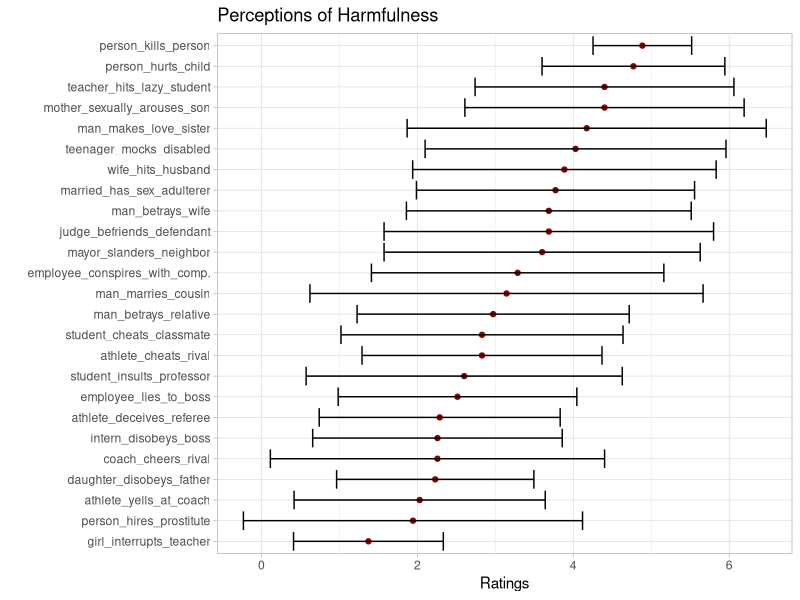
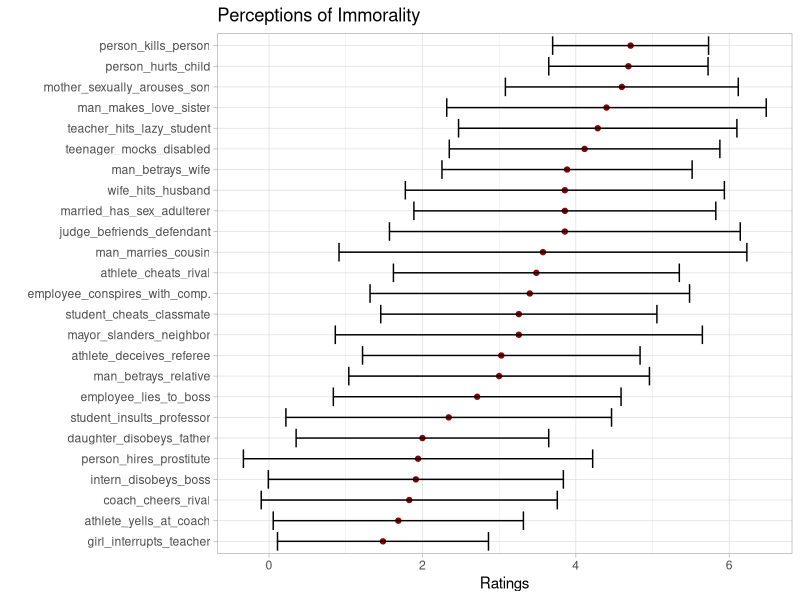
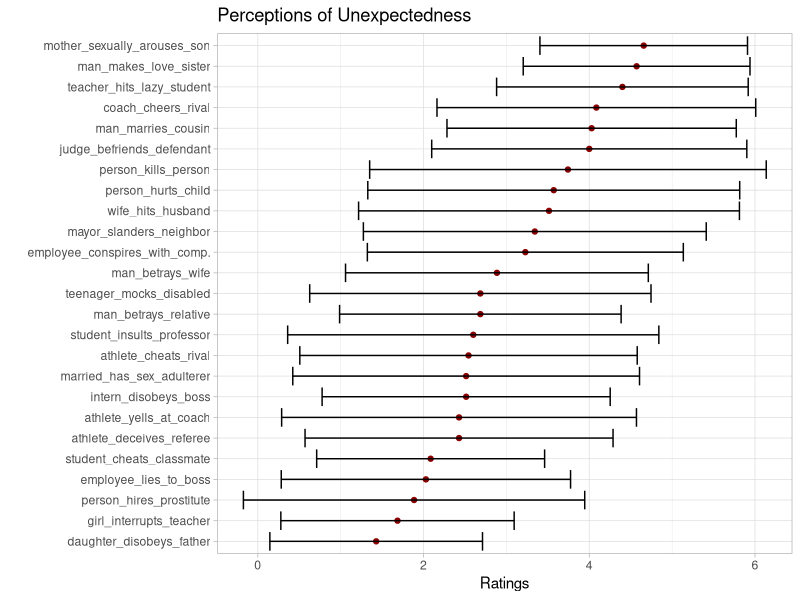

These charts were generated, in order, by the following R code:
## ---- chunk 1
knitr::opts_chunk$set(echo = TRUE)
## ---- chunk 2
# Packages 

library(tidyverse)
library(knitr)
library(kableExtra)
theme_set(theme_light())
## ---- chunk 3

# Load the data in 

data <- read_csv("liberals_first.csv")

# Get rid of the first two rows which are uninformative 

data <- data[-(1:2), ]

# Load in data from the first batch 

p_data <- read_csv("pretest.csv")

p_data <- p_data[-(1:3), ]

# Now bind them together 

new_data <- rbind(data, p_data)

## ---- chunk 4

# Get attention checks for the data 

new_data <- new_data %>% 
  mutate(passed_1 = ifelse(ach_1_1 == "extremely harmful", 1, 0), 
         passed_2 = ifelse(ach_2_1 == "not at all immoral", 1, 0), 
         passed_3 = ifelse(ach_3_1 == "moderately unexpected", 1, 0), 
         passed_4 = ifelse(ach_4_1 == "not at all harmful", 1, 0), 
         passed_5 = ifelse(ach_5_1 == "extremely immoral", 1, 0), 
         passed_6 = ifelse(ach_6_1 == "extremely unexpected", 1, 0), 
         sum_pass = passed_1 + passed_2 + passed_3 + passed_4 + passed_5 + passed_6)

# Now drop cases which did not pass the attention checks 

new_data <- new_data %>% 
  filter(sum_pass == 6)

## ---- chunk 5

new_data <- new_data %>% 
  mutate(liberal = ifelse(ideology_1 == 1 | ideology_1 == 2 | ideology_1 == 3, 1, 0)) 

# Drop participants who are not liberal 

new_data <- new_data %>% 
  filter(liberal == 1)

## ---- chunk 6

# Mutate all main questions 

data_recoded <- new_data %>% 
  mutate_at(vars(contains("_h_1")), funs(recode(., 
                                   "not at all harmful" = 1, 
                                   "slightly harmful" = 2, 
                                   "moderately harmful" = 3, 
                                   "very harmful" = 4, 
                                   "extremely harmful" = 5))) %>% 
  mutate_at(vars(contains("_i_1")), funs(recode(., 
                                   "not at all immoral" = 1, 
                                   "slightly immoral" = 2, 
                                   "moderately immoral" = 3, 
                                   "very immoral" = 4, 
                                   "extremely immoral" = 5))) %>% 
  mutate_at(vars(contains("_u_1")), funs(recode(., 
                                   "not at all unexpected" = 1, 
                                   "slightly unexpected" = 2, 
                                   "moderately unexpected" = 3, 
                                   "very unexpected" = 4, 
                                   "extremely unexpected" = 5)))
  
  
## ---- chunk 7

# Get of of the first set of uninformative columns 

data_recoded <- data_recoded %>% 
  select(-contains("ach")) %>% 
  select(pkp_h_1:msas_u_1)

# Now let's create a more amenable dataset 

d <- data_recoded %>% 
  mutate(id = 1:n()) %>% 
  select(id, everything()) 

# Rename all variables 

d <- d %>%  
  rename_all(
    funs(str_remove(., "_1"))
    ) %>% 
  mutate_if(is.character, as.numeric)

## ---- chunk 8

# create a summary table for the values of each question 

gd <- d %>% 
  select(-id) %>% 
  gather(key = "scenario", 
         value = "score") %>% 
  group_by(scenario) %>% 
  summarise_all(funs(avg = mean(.), maximum = max(.), minimum = min(.), st_dv = sd(.))) %>% 
  mutate(ci_lower = avg - 1.96*st_dv, 
         ci_upper = avg + 1.96*st_dv) 

gd <- gd %>% 
  mutate(scenario = str_replace(scenario, "acr", "athlete_cheats_rival"), 
         scenario = str_replace(scenario, "adr", "athlete_deceives_referee"), 
         scenario = str_replace(scenario, "ayc", "athlete_yells_at_coach"), 
         scenario = str_replace(scenario, "ccr", "coach_cheers_rival"), 
         scenario = str_replace(scenario, "ddf", "daughter_disobeys_father"),
         scenario = str_replace(scenario, "ecc", "employee_conspires_with_comp."),
         scenario = str_replace(scenario, "elb", "employee_lies_to_boss"), 
         scenario = str_replace(scenario, "git", "girl_interrupts_teacher"),
         scenario = str_replace(scenario, "idb", "intern_disobeys_boss"), 
         scenario = str_replace(scenario, "jbd", "judge_befriends_defendant"), 
         scenario = str_replace(scenario, "mbr", "man_betrays_relative"), 
         scenario = str_replace(scenario, "mbw", "man_betrays_wife"), 
         scenario = str_replace(scenario, "mmc", "man_marries_cousin"),
         scenario = str_replace(scenario, "mmls", "man_makes_love_sister"), 
         scenario = str_replace(scenario, "mpsa", "married_has_sex_adulterer"), 
         scenario = str_replace(scenario, "msas", "mother_sexually_arouses_son"), 
         scenario = str_replace(scenario, "msn", "mayor_slanders_neighbor"), 
         scenario = str_replace(scenario, "pch", "person_hurts_child"), 
         scenario = str_replace(scenario, "php", "person_hires_prostitute"), 
         scenario = str_replace(scenario, "pkp", "person_kills_person"),
         scenario = str_replace(scenario, "scc", "student_cheats_classmate"), 
         scenario = str_replace(scenario, "sip", "student_insults_professor"), 
         scenario = str_replace(scenario, "thls", "teacher_hits_lazy_student"), 
         scenario = str_replace(scenario, "whh", "wife_hits_husband"), 
         scenario = str_replace(scenario, "tmdp", "teenager_mocks_disabled"))
  
## ---- chunk 9

# Keep only harm questions 

gdh <- gd[str_which(gd$scenario, "_h$"),]

# Plot harm questions 

gdh %>% 
  mutate(scenario = str_remove(scenario, "_h$")) %>% 
  ggplot(aes(x = reorder(scenario, avg), y = avg)) + 
  geom_point(col = "darkred", fill = "darkred") + 
  geom_errorbar(aes(ymin = ci_lower, ymax = ci_upper), pch = 0) +
  coord_flip() + 
  labs(x = "", 
       y = "Ratings", 
       title = "Perceptions of Harmfulness")

# Now lets look at immorality 

gdi <- gd[str_which(gd$scenario, "_i$"),]

# Plot immorality

gdi %>% 
  mutate(scenario = str_remove(scenario, "_i$")) %>% 
  ggplot(aes(x = reorder(scenario, avg), y = avg)) + 
  geom_point(col = "darkred", fill = "darkred") + 
  geom_errorbar(aes(ymin = ci_lower, ymax = ci_upper), pch = 0) +
  coord_flip() + 
  labs(x = "", 
       y = "Ratings", 
       title = "Perceptions of Immorality")

# Lastly let's look at unexpectedness 

gdu <- gd[str_which(gd$scenario, "_u$"),]

# Plot Unexpectedness

gdu %>% 
  mutate(scenario = str_remove(scenario, "_u$")) %>% 
  ggplot(aes(x = reorder(scenario, avg), y = avg)) + 
  geom_point(col = "darkred", fill = "darkred") + 
  geom_errorbar(aes(ymin = ci_lower, ymax = ci_upper), pch = 0) +
  coord_flip() + 
  labs(x = "", 
       y = "Ratings", 
       title = "Perceptions of Unexpectedness")
